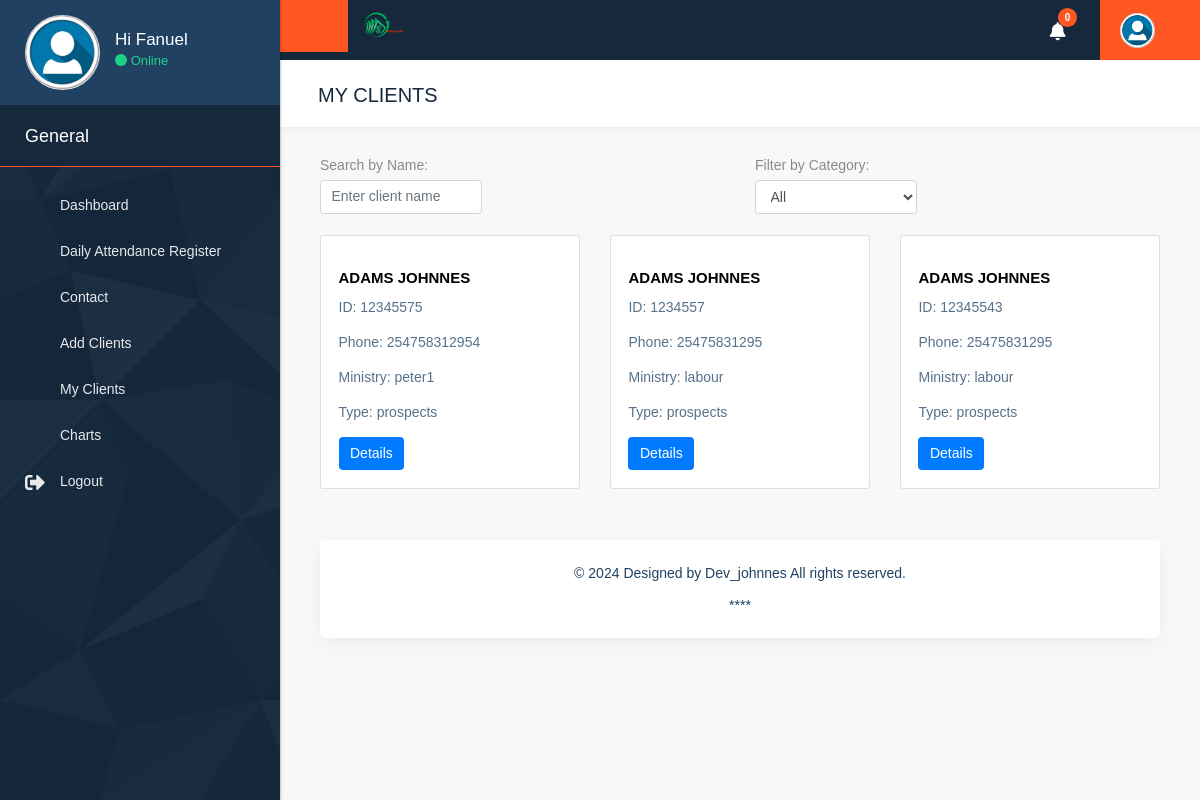
Page /user-clients/ (signed in) on the committed database.
### accounts/models.py (models this page shows, shortened)
class User(AbstractUser):
    email = models.EmailField(unique=True)
    is_member = models.BooleanField(default=False)
    is_management = models.BooleanField(default=False)

class Client(models.Model):
    user = models.ForeignKey(User, on_delete=models.CASCADE, blank=True, null=True)
    client_fullname = models.CharField(max_length=255)
    id_number = models.CharField(
                max_length=8,  # Allow up to 8 characters
                unique=True,
                validators=[
                    RegexValidator(
                        regex=r'^[0-9]{7,8}$',  # Only digits, 7 to 8 characters
                        message='ID number must be 7 to 8 digits long.',
                    ),
                ]
            )
    phone_number = models.CharField(
                max_length=12,  # Allow up to 12 characters
                validators=[
                    RegexValidator(
                        regex=r'^[0-9]{10,12}$',  # Only digits, 10 to 12 characters
                        message='Phone number must be 10 to 12 digits long.',
                    ),
                ]
            )
    ministry = models.CharField(max_length=255)
    TYPE_CHOICES = (
        ('prospects', 'Prospects'),
        ('lead', 'Lead'),
        ('conversion', 'Conversion'),
    )
    type = models.CharField(max_length=20, choices=TYPE_CHOICES)
    pf_number = models.CharField(max_length=255, blank=True, null=True)
    amount = models.DecimalField(max_digits=10, decimal_places=2, blank=True, null=True)
    comment = models.TextField(blank=True, null=True)
    pf_number_conversion = models.CharField(max_length=255, blank=True, null=True)
    password = models.CharField(max_length=255, blank=True, null=True)
    amount_applied = models.DecimalField(max_digits=10, decimal_places=2, blank=True, null=True)
    date_field = models.DateField(blank=True, null=True)
    comment_conversion = models.TextField(blank=True, null=True)
    TYPE_LOAN_CHOICES = (
        ('refinance', 'Refinance'),
        ('topup', 'Top-Up'),
        ('buyoff', 'Buy-Off'),
    )
    type_loan_qualify = models.CharField(max_length=20, choices=TYPE_LOAN_CHOICES, blank=True, null=True)

### accounts/views.py (the view)
# urls.py: path('user-clients/', views.user_clients, name='user_clients'),
@login_required
def user_clients(request):
    clients = Client.objects.filter(user=request.user)
    return render(request, 'member/user_clients.html', {'clients': clients})

### accounts/templates/member/user_clients.html (shortened to what this page needs)
{% extends 'member/base.html' %}
{% load static %}
{% block page_title %}MY CLIENTS{% endblock %}
{% block content %}
  <div class="row">
    <div class="col-md-6 mb-4">
      <label for="nameFilter">Search by Name:</label>
      <input type="text" id="nameFilter" class="form-control rounded-pill glowing-border" style="width: 40%;" placeholder="Enter client name">
    </div>
    <div class="col-md-6 mb-4">
      <label for="categoryFilter">Filter by Category:</label>
      <select id="categoryFilter" class="form-control" style="width: 40%;">
        <option value="all">All</option>
      </select>
    </div>
    {% for client in clients %}
      <div class="col-md-4 mb-4 client-card" data-category="{{ client.type }}" data-name="{{ client.client_fullname }}">
        <div class="card">
          <div class="card-icon">
          </div>
          <div class="card-body">
            <h5 class="card-title">{{ client.client_fullname }}</h5>
            <p class="card-text">ID: {{ client.id_number }}</p>
            <p class="card-text">Phone: {{ client.phone_number }}</p>
            <p class="card-text">Ministry: {{ client.ministry }}</p>
            <p class="card-text">Type: {{ client.type }}</p>
            <a href="{% url 'client_details' client.pk %}" class="btn btn-primary">Details</a>
          </div>
        </div>
      </div>
    {% endfor %}
  </div>
</div>
{% endblock %}

### accounts/templates/member/base.html (shortened to what this page needs)
{% load static %}
<!DOCTYPE html>
<html lang="en">
<head>
    <link rel="stylesheet" href="https://cdnjs.cloudflare.com/ajax/libs/font-awesome/5.15.3/css/all.min.css">
    <link rel="stylesheet" href="{% static 'css/bootstrap.min.css' %}" />
    <link rel="stylesheet" href="{% static 'css/style.css' %}" />
    <link rel="stylesheet" href="{% static 'css/responsive.css' %}" />
    <link rel="stylesheet" href="{% static 'css/bootstrap-select.css' %}" />
    <link rel="stylesheet" href="{% static 'css/perfect-scrollbar.css' %}" />
    <link rel="stylesheet" href="{% static 'css/animate.css' %}">
    <link rel="stylesheet" href="{% static 'css/flaticon.css' %}">
    <link rel="stylesheet" href="{% static 'css/font-awesome.min.css' %}">
    <link rel="stylesheet" href="{% static 'css/custom.css' %}" />
</head>
<body class="dashboard dashboard_1">
<div class="full_container">
    <div class="inner_container">
        <nav id="sidebar">
            <div class="sidebar_blog_1">
                <div class="sidebar_user_info">
                    <div class="user_profle_side">
                        <div class="user_img"><img class="img-responsive" src="{% static 'images/layout_img/user_img.jpg' %}" alt="#" /></div>
                        <div class="user_info">
                            <h6>Hi {{user.username.title|default:'Guest'}}</h6>
                            <p><span class="online_animation"></span> Online</p>
                        </div>
                    </div>
                </div>
            </div>
            <div class="sidebar_blog_2">
                <h4>General</h4>
                <ul class="list-unstyled components">
                    <li>
                        <a href="{% url 'member_dashboard' %}">
                            <i class="fa fa-star"></i> <span>Dashboard</span>
                        </a>
                    </li>
                    <li>
                        <a href="{% url 'mark_attendance' %}">
                            <i class="fa fa-calendar"></i> <span>Daily Attendance Register</span>
                        </a>
                    </li>
                    <li>
                        <a href="{% url 'contacts_list' %}">
                            <i class="fa fa-paper-plane red_color"></i> <span>Contact</span>
                        </a>
                    </li>
                    <li>
                        <a href="{% url 'add_client' %}">
                            <i class="fa fa-user-plus"></i> <span>Add Clients</span>
                        </a>
                    </li>
                    <li>
                        <a href="{% url 'user_clients' %}">
                            <i class="fa fa-users"></i> <span>My Clients</span>
                        </a>
                    </li>
                    <li><a href="#"><i class="fa fa-bar-chart-o green_color"></i> <span>Charts</span></a></li>
                    <li>
                      <a href="{% url 'logout' %}">
                          <i class="fas fa-sign-out-alt"></i> <span>Logout</span>
                      </a>
                  </li>
                </ul>
            </div>
        </nav>
        <div id="content">
            <div class="topbar">
                <nav class="navbar navbar-expand-lg navbar-light">
                    <div class="full">
                        <button type="button" id="sidebarCollapse" class="sidebar_toggle"><i class="fa fa-bars"></i></button>
                        <div class="logo_section">
                            <a href="#"><img class="img-responsive" src="{% static 'images/logos/logo.png' %}" alt="#" /></a>
                        </div>
                        <div class="right_topbar">
                            <div class="icon_info">
                                <ul>
                                    <li>
                                        <a href="#" id="notification-icon">
                                            <i class="fas fa-bell"></i>
                                            <span class="badge">0</span>
                                        </a>
                                    </li>
                                </ul>
                                <ul class="user_profile_dd">
                                    <li>
                                        <a class="dropdown-toggle" data-toggle="dropdown"><img class="img-responsive rounded-circle" src="{% static 'images/layout_img/user_img.jpg' %}" alt="#" /></a>
                                    </li>
                                </ul>
                            </div>
                        </div>
                    </div>
                </nav>
            </div>
            <div class="midde_cont">
                <div class="container-fluid">
                    <div class="row column_title">
                        <div class="col-md-12">
                            <div class="page_title">
                                <h2>{% block page_title %}{% endblock %}</h2>
                            </div>
                        </div>
                    </div>
                    {% block content %}{% endblock %}
                    <div class="container-fluid">
                        <div class="footer">
                            <p>&copy; {% now "Y" %} Designed by Dev_johnnes All rights reserved.<br><br> ****</p>
                        </div>
                    </div>
                </div>
            </div>
        </div>
    </div>
</body>
</html>

### rows in the picture
User: username "Fanuel"
Client: client_fullname "ADAMS JOHNNES", id_number "12345575", phone_number "254758312954", ministry "peter1", type "prospects"
Client: client_fullname "ADAMS JOHNNES", id_number "1234557", phone_number "25475831295", ministry "labour", type "prospects"
Client: client_fullname "ADAMS JOHNNES", id_number "12345543", phone_number "25475831295", ministry "labour", type "prospects"
